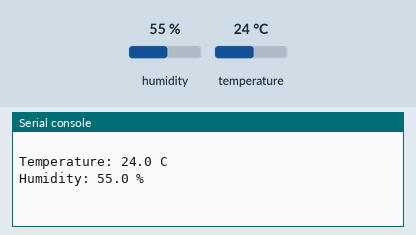
Recording of a program running on a simulated CircuitPython board. On the bench: the last lines printed to the serial console. The inputs (shaded band) are chosen by the test bench; at power-on: humidity 55 %, temperature 24 °C.

Above: at 1.2 s.
1.3 s: humidity set to 22 %
At 3.4 s:
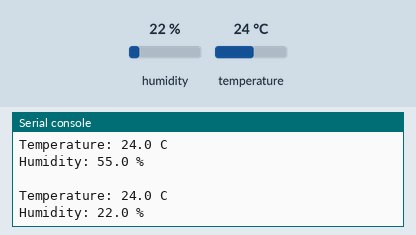
4.0 s: temperature set to 12 °C
At 5.0 s:
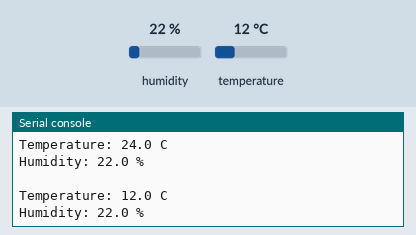
6.7 s: humidity set to 40 %
At 9.3 s:
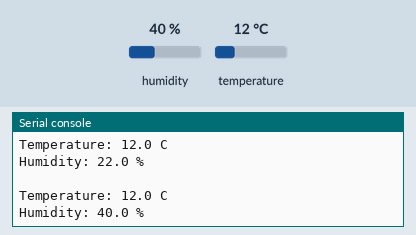
Timing chart, 0 to 10.8 s (numbered marks = the images above; inputs shaded):
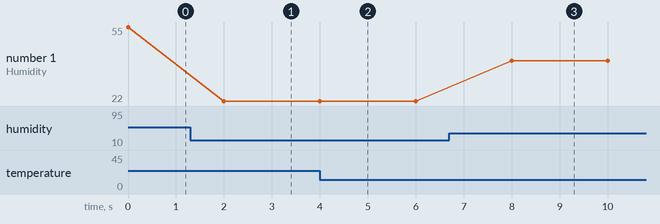

The program:

si7021_simpletest.py
```python
import time
import board
import busio
import adafruit_si7021

# Create library object using our Bus I2C port
i2c = busio.I2C(board.SCL, board.SDA)
sensor = adafruit_si7021.SI7021(i2c)


while True:
    print("\nTemperature: %0.1f C" % sensor.temperature)
    print("Humidity: %0.1f %%" % sensor.relative_humidity)
    time.sleep(2)
```

Measured:
- after the input at 1.3 s, the serial console: prints a new line after 0.70 s (image 1)
- after the input at 4.0 s, the serial console: prints a new line at once (image 2)
- after the input at 6.7 s, the serial console: prints a new line after 1.3 s (image 3)
- plotted number 1: 55 → 22 after the input at 1.3 s, 22 → 40 after the input at 6.7 s
